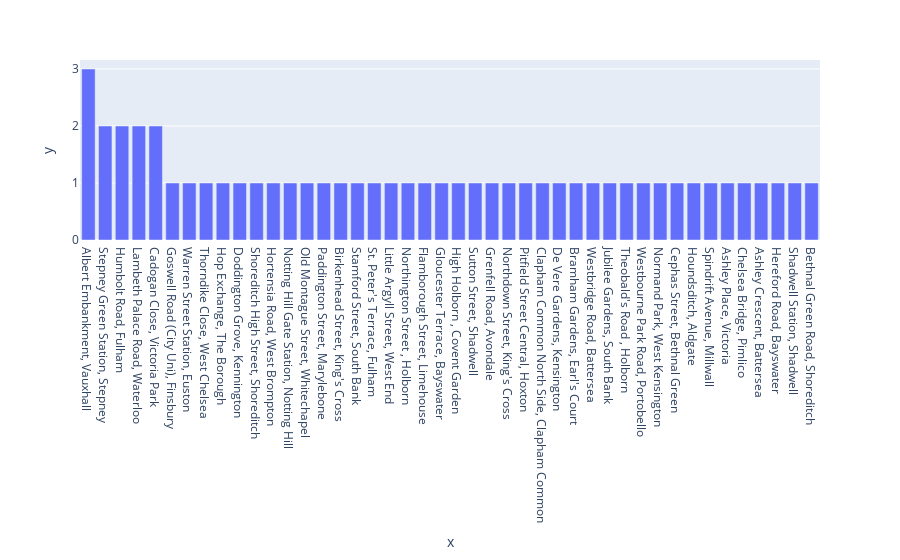

The cell this chart's notebook holds for it:
### Code cell
# Least popular stations that are used to dock bikes into
fig = px.bar(x=df['EndStation Name'].value_counts()[-50:].index, y=df['EndStation Name'].value_counts()[-50:].values)
fig.show()

### Figure 1 — Plotly figure (JSON) as saved in the notebook; plotly's stock layout.template omitted (floating-point values rounded to 4 significant figures)
{"data": [{"alignmentgroup": "True", "hovertemplate": "x=%{x}<br>y=%{y}<extra></extra>", "legendgroup": "", "marker": {"color": "#636efa", "pattern": {"shape": ""}}, "name": "", "offsetgroup": "", "orientation": "v", "showlegend": false, "textposition": "auto", "type": "bar", "x": ["Albert Embankment, Vauxhall", "Stepney Green Station, Stepney", "Humbolt Road, Fulham", "Lambeth Palace Road, Waterloo", "Cadogan Close, Victoria Park", "Goswell Road (City Uni), Finsbury", "Warren Street Station, Euston", "Thorndike Close, West Chelsea", "Hop Exchange, The Borough", "Doddington Grove, Kennington", "Shoreditch High Street, Shoreditch", "Hortensia Road, West Brompton", "Notting Hill Gate Station, Notting Hill", "Old Montague Street, Whitechapel", "Paddington Street, Marylebone", "Birkenhead Street, King's Cross", "Stamford Street, South Bank", "St. Peter's Terrace, Fulham", "Little Argyll Street, West End", "Northington Street , Holborn", "Flamborough Street, Limehouse", "Gloucester Terrace, Bayswater", "High Holborn , Covent Garden", "Sutton Street, Shadwell", "Grenfell Road, Avondale", "Northdown Street, King's Cross", "Pitfield Street Central, Hoxton", "Clapham Common North Side, Clapham Common", "De Vere Gardens, Kensington", "Bramham Gardens, Earl's Court", "Westbridge Road, Battersea", "Jubilee Gardens, South Bank", "Theobald's Road , Holborn", "Westbourne Park Road, Portobello", "Normand Park, West Kensington", "Cephas Street, Bethnal Green", "Houndsditch, Aldgate", "Spindrift Avenue, Millwall", "Ashley Place, Victoria", "Chelsea Bridge, Pimlico", "Ashley Crescent, Battersea", "Hereford Road, Bayswater", "Shadwell Station, Shadwell", "Bethnal Green Road, Shoreditch"], "xaxis": "x", "y": [3, 2, 2, 2, 2, 1, 1, 1, 1, 1, 1, 1, 1, 1, 1, 1, 1, 1, 1, 1, 1, 1, 1, 1, 1, 1, 1, 1, 1, 1, 1, 1, 1, 1, 1, 1, 1, 1, 1, 1, 1, 1, 1, 1], "yaxis": "y"}], "layout": {"barmode": "relative", "legend": {"tracegroupgap": 0}, "margin": {"t": 60}, "xaxis": {"anchor": "y", "domain": [0, 1], "title": {"text": "x"}}, "yaxis": {"anchor": "x", "domain": [0, 1], "title": {"text": "y"}}}}
